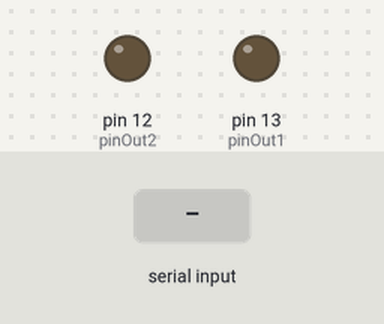
This sketch was run on a simulated Arduino Uno, built with avr-gcc and run on an emulated ATmega328P. On the bench: output pins drawn as LEDs (lit = HIGH). The inputs (shaded band) are chosen by the test bench.

Above: at 1.2 s.
1.3 s: "3\n" received over Serial
At 3.0 s:
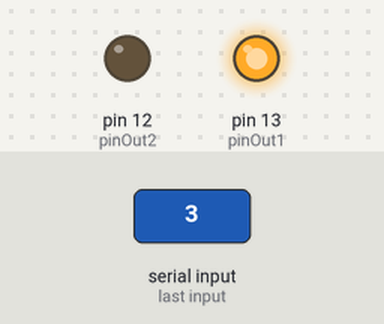
3.3 s: "2\n" received over Serial
At 4.7 s:
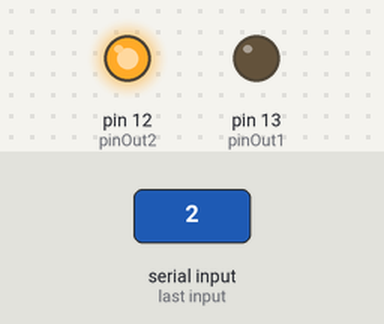
5.3 s: "90,45\n" received over Serial
At 5.9 s:
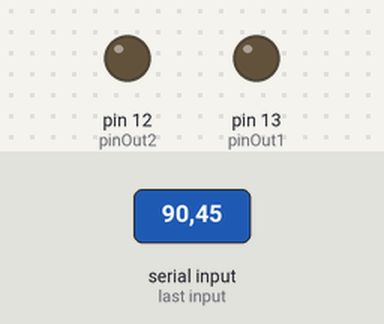
Timing chart, 0 to 8.3 s (numbered marks = the images above; inputs shaded):
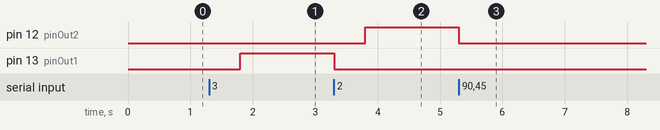

The sketch:

Code_arduino_motor.ino
```cpp
#define pinOut1 13
#define pinOut2 12
void setup()
{
  pinMode(pinOut1, OUTPUT);
  pinMode(pinOut2, OUTPUT);
  Serial.begin(9600);
}

void loop()
{
  const int recebido = Serial.parseInt();
  if(Serial.available())
  {
    if(recebido == 3)
    {
      digitalWrite(pinOut1, LOW);
      digitalWrite(pinOut2, LOW);
      delay(500);
      digitalWrite(pinOut1, HIGH);
      digitalWrite(pinOut2, LOW);
    }
    else if(recebido == 2)
    {
      digitalWrite(pinOut1, LOW);
      digitalWrite(pinOut2, LOW);
      delay(500);
      digitalWrite(pinOut1, LOW);
      digitalWrite(pinOut2, HIGH);
    }
    else
    {
      digitalWrite(pinOut1, LOW);
      digitalWrite(pinOut2, LOW);
    }
  }

}
```

Measured:
- after the input at 1.3 s, pin 13 (pinOut1): LOW → HIGH after 0.50 s
- after the input at 3.3 s, pin 12 (pinOut2): LOW → HIGH after 0.50 s; pin 13 (pinOut1): HIGH → LOW at once
- after the input at 5.3 s, pin 12 (pinOut2): HIGH → LOW at once
